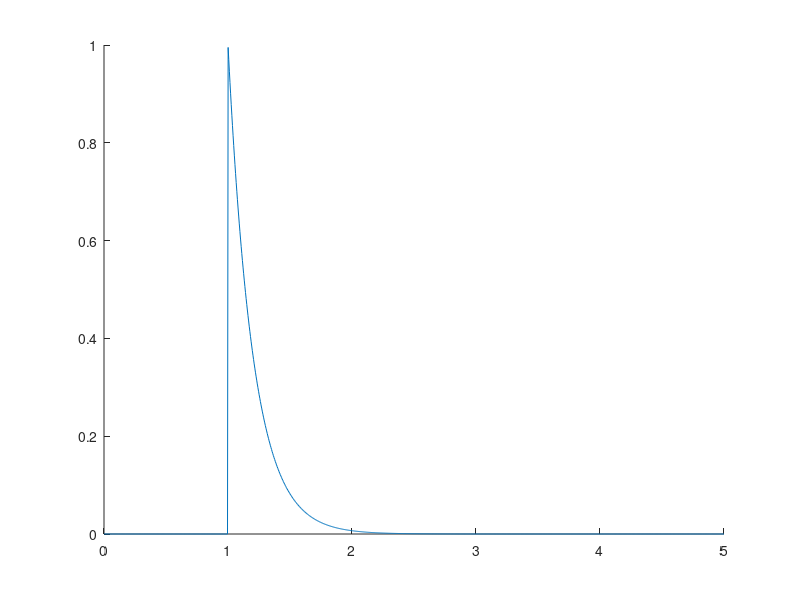
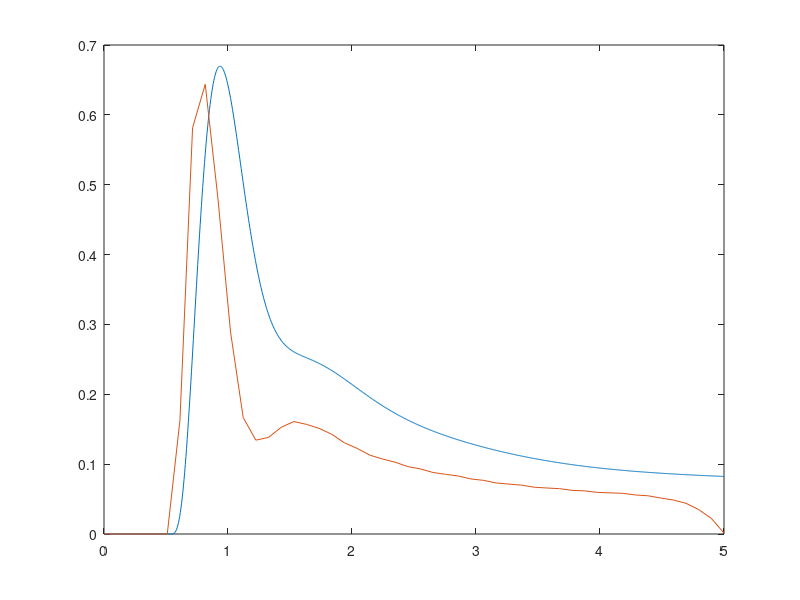

Reproduce these figures in MATLAB, in order. (Note: this script raises an error after producing the figures.)
%% Convolution Function
% Convolution of C with decaying exponential kernel.
%
% $$\int_0^t K^{trans}e^{-k_{ep} \tau} C(t-\tau - t_0) d\tau$$
% 

%% Syntax
%
% * *prototypeConvolution* -- Calling with no arguments runs a demo.
% * g = *prototypeConvolution*(kTrans, kEp, t0, t) -- Typical call.
%       
% 
%% Description
% Implements the convolution of C with decaying exponential kernel, as described in
%       Suyash et al.  The output of this function is a time-series representation of the 
%       pixel intensity over time.  It is also the solution to the first order ODE
%       modeling the flow of tracer from the bloodstream to the tissue and back.
%       
%       Int( C(tau) * exp(t - tau) dtau, 0, t)
% 
% $$e^{\pi i} + 1 = 0$$ 
% 
%   Foo  bar
% 
% $$e^{\pi i} + 1 = 0$$
% 
% 
% # ITEM1
% # ITEM2
% 
% $$\int_0^t K^{trans}e^{-k_{ep} \tau} C(t-\tau) d\tau$$
% 

%%
% 
%
%   Arguments:
%       kTrans      Scale parameter (beta_1)
%       kEp         Shape parameter (1/beta_2)
%       t0          Shift or Delay parameter (beta_3)
%       t           Temporal coordinate vector or Time-points (t)
%
%   Output:
%       g           Pixel intensity time series (g(x,t) in TMI paper)
%

%% Arguments
%  kTrans      Scale parameter (beta_1)
% kEp         Shape parameter (1/beta_2)
% t0          Shift or Delay parameter (beta_3)
% t           Temporal coordinate vector or Time-points (t)
%
%%  Output
% g           Pixel intensity time series (g(x,t) in TMI paper)
%

function prototypeConvolution(~)
    
    if ~nargin, demo, return, end

end


%% Demo
%
function demo
    
    close all

    t = linspace(0,5,1000);
    Cp = breastCp(t);
    
%     figure, plot(t,Cp)
    
    ti = linspace(t(1), t(end), 50);
    dti = ti(2)-ti(1);
    
    t0 = 1;
%     kEp = 5;
%     kTrans = 1/kEp;
    kEp = 5;
    kTrans = 1;
    %kTrans = 1/(1+1/kEp);
    %kTrans = 1/(1 + exp(-kEp*dti))*1/sqrt(2*dti);
    
    %e = kTrans * exp( -kEp*(t - t0) ) .* (t >= t0);
    e = kernel(t, kTrans, kEp, t0);
    hold all; plot(t,e)
    
    E = kernel(t', kTrans, kEp, ti);
    Cpi = breastCp(ti);
    
%     figure('Position', [717   524   560   420])
%     plot(repmat(t',[1 size(E,2)]), bsxfun(@times, E, Cpi)/kTrans)
%     hold all
%     plot(t,Cp)
%     
%     %figure('Position', [717   19   560   420])
%     %plot(ti, sum(bsxfun(@times, E, Cpi)),'-o')
    
%     figure('Position', [717   19   560   420])
%     plot(ti, convolveCWithKernel(t, kTrans, kEp, ti))
    
    
    %hold all
    %plot(ti, convolveCWithKernel(ti, kTrans, kEp, ti),'-o')
    %plot(t, sum(bsxfun(@times, E, Cp)),'-')
    
%     snapnow
    
    
    %% 
    %
    %
    f1 = @(x) breastCp(x);
    f2 = @(x) kernel(x, kTrans, kEp, 0);
    %t = linspace(t(1),t(end),4000);
    q = quadv(@(tau) f2(tau) * f1(t-tau), t(1), t(end));
    
    figure, plot(t,q)
    hold all
    plot(ti, convolveCWithKernel(t, kTrans, kEp, ti)/300)
    
    snapnow
    
    s = zeros(size(t));
    for i=1:length(s)
        s(i) = convolutionFromMaple(t(i), 5, 2, 1);
    end
    figure, plot(t,s)
    ti_old = ti;


    oversample_i = 2;
    oversample_j = 8;
    ti = linspace(ti_old(1),ti_old(end),oversample_i*length(ti_old));
    tj = linspace(ti_old(1),ti_old(end),oversample_j*length(ti_old));
    Cpj = breastCp(tj);
    
    figure
    hold all
    plot(tj,Cpj*10,'LineWidth',5)
    
    for k_ep = logspace(log10(0.01),log10(1000),20);
        KTrans = k_ep;
        si = zeros(size(ti));
        for j=1:length(tj)
            si = si + Cpj(j) * KTrans * convolutionFromMapleVectorized(ti, k_ep, tj(j), oversample_j);
    %         for i=1:length(si)
    %             si(i) = si(i) + Cpi(j) * convolutionFromMaple(ti(i), 2, ti(j), oversample);
    %         end
        end
        plot(ti,si)
    end
    %figure, plot(ti,si)
    
    
    
    convolutionDemo

    '';
end


%%
function convolutionDemo()
    t0 = 0; 
    tf = 5;
    T = 50;

    oversample_i = 8;
    oversample_j = 2;
    
    Ti = oversample_i*T;
    Tj = oversample_j*T;
    
    dt_i = (tf - t0) / (Ti);
    dt_j = (tf - t0) / (Tj);
    
    ti = (0:Ti-1) * dt_i;
    tj = (0:Tj-1) * dt_j;
    
%     ti = linspace(t0, tf, Ti);
%     tj = linspace(t0, tf, Tj);

    Cpi = breastCp(ti);
    
%     dt_i = ti(2) - ti(1);
%     dt_j = tj(2) - tj(1);

    figure
    hold all
    plot(ti, Cpi*10, 'LineWidth', 5)
    
    for k_ep = logspace(log10(0.01), log10(1000), 20);
        KTrans = k_ep;
%         
%         sj = zeros(1,Tj);
%         for i=1:Ti
%             signal_part = convolutionInnerLoop(tj, k_ep, ti(i), oversample_i);
%             sj = sj + Cpi(i) * KTrans * signal_part;
%         end

        %signal = convolutionForC(KTrans, k_ep, ti, tj, Cpi, oversample_i);
        signal = convolutionForC_optimize_2(KTrans, k_ep, dt_i, Ti, dt_j, Tj, Cpi, oversample_i);
        plot(tj, signal)
    end
end
%%



%%%%%%%%%%%%%%%%%%  C    %%%%%%%%%%%%%%%%%%%%%%%%%%%%%
function signal = convolutionForC_optimize_2(KTrans, k_ep, dt_i, Ti, dt_j, Tj, Cpi, samplingRate)
    
    % Interval length
    L = 1/samplingRate;

    % Common subexpressions
    f = k_ep*L;
    a = exp(f);
    ai= 1/a;
    b = ai - 2 + a;
    c = KTrans * samplingRate / (k_ep * k_ep);
    
    % Scale the input function (vector) for the convolution
%     Ci = zeros(1,Ti);
%     for i=1:Ti
%         Ci(i) = c * Cpi(i);
%     end
    dh_i = dt_i/dt_j;
    %fn   = floor(-L/dt_j);
    %fp   = floor( L/dt_j);     % Not same as -floor(L/dt_j)

    L_dt   = L/dt_j;
    
    
    % Compute the convolution
    signal = zeros(1,Tj);
    hi = 0 + Ti*eps(dh_i);
    ti = 0;
    for i = 0:Ti-1
        Ci = c * Cpi(i+1);
        %ti = dt_i * i;
        ti = ti + dt_i;
        hi = hi + dh_i;
        
        %-L/dt_j
        
%         j1 = floor(ti/dt_j) + floor(-L/dt_j);
%         j1 = floor(i*dt_i/dt_j) + floor(-L/dt_j);
        
        
%         j0 = 0;
%         j1 = floor((ti - L)/dt_j);
%         j2 = floor((ti    )/dt_j);
%         j3 = floor((ti + L)/dt_j);
%         j4 = Tj;

        j0 = 0;
        j1 = floor(hi - L_dt);
        j2 = floor(hi);
        j3 = floor(hi + L_dt);
        j4 = Tj;
        
        
        
        for j = 0:Tj-1
            tj = dt_j * j;
            u = tj - ti;

            % Some more common terms
            g = k_ep*u;
            e = exp(-g);
            
            % u <= -L
            % tj - ti <= -L
            %  j*dt_j <= -L + ti
            %       j <= (-L + ti)/dt_j;

            % u <= -L   -->     j <= (ti - L)/dt_j;
            % u <= 0    -->     j <= (ti    )/dt_j;
            % u <= L    -->     j <= (ti + L)/dt_j;
            branch = 0;
            if j <= j1
                branch = 1;
            elseif j <= j2
                branch = 2;
            elseif j <= j3
                branch = 3;
            elseif j <= j4
                branch = 4;
            else
                branch = 5;
            end
                
            s1 = 0;
            s2 = e * ai - 1 + f + g;
            s3 = e * (ai - 2) + 1 + f - g;
            s4 = e * b;
            
            % Fake-branch
            if u < -L
                s = s1;
                otherBranch = 1;
            elseif u < 0 
                s = s2; 
                otherBranch = 2;
            elseif u < L
                s = s3;
                otherBranch = 3;
            else
                s = s4;
                otherBranch = 4;
            end

            if branch ~= otherBranch
                fprintf(['Warning: expected branch %d, was really in %d: ' ...
                'delta=%d, j = %d, (%d,%d,%d,%d,%d), u=%g, L=%g\n'], ...
                otherBranch, branch,branch-otherBranch,j,j0,j1,j2,j3,j4,u,L);
                [s1, s2, s3, s4]./s
            '';
            end
            
            % Accumulate
            signal(j+1) = signal(j+1) + Ci * s;
        end
    end
end
%%%%%%%%%%%%%%%%%%%%%%%%%%%%%%%%%%%%%%%%%%%%%%%%%%%%%
%%


%%
function signal = convolutionForC_optimize_1(KTrans, k_ep, dt_i, Ti, dt_j, Tj, Cpi, samplingRate)
    
    % Interval length
    L = 1/samplingRate;

    % Common subexpressions
    f = k_ep*L;
    a = exp(f);
    ai= 1/a;
    b = ai - 2 + a;
    c = KTrans * samplingRate / (k_ep * k_ep);
    
    % Scale the input function (vector) for the convolution
    Ci = zeros(1,Ti);
    for i=1:Ti
        Ci(i) = c * Cpi(i);
    end

    % Compute the convolution
    signal = zeros(1,Tj);
    for i = 1:Ti
        for j = 1:Tj
            tj = dt_j * j;
            ti = dt_i * i;
            u = tj - ti;

            % Some more common terms
            g = k_ep*u;
            e = exp(-g);
            
            % Fake-branch
            if u <= -L
                s = 0;
            elseif u <= 0 
                s = e * ai - 1 + f + g; 
            elseif u <= L
                s = e * (ai - 2) + 1 + f - g;
            else
                s = e * b;
            end
            
            % Accumulate
            signal(j) = signal(j) + Ci(i) * s;
        end
    end
end
%%





%%
function signal = convolutionForC(KTrans, k_ep, ti, tj, Cpi, samplingRate)
    
    % Interval length
    L = 1/samplingRate;
    
    Ti = numel(ti);
    Tj = numel(tj);

    % Common factors
    a = exp(k_ep*L);
    b = 1/a - 2 + a;
    c = KTrans * samplingRate / (k_ep * k_ep);
    
    % Scale the input function (vector) for the convolution
    Ci = zeros(1,Ti);
    for i=1:Ti
        Ci(i) = c * Cpi(i);
    end

    % Compute the convolution
    signal = zeros(1,Tj);
    for i = 1:Ti
        for j = 1:Tj
            u = tj(j) - ti(i);
            if u <= -L
                s = 0;
            elseif u <= 0 
                s = exp(-k_ep*(L + u)) - 1 + k_ep*(u + L); 
            elseif u <= L
                s = exp(-k_ep*(L + u)) - 2*exp(-k_ep*u) + 1 + k_ep*(L - u);
            else
                s = exp(-k_ep*u) * b;
            end
            signal(j) = signal(j) + Ci(i) * s;
        end
    end
end


%%
function signal = convolutionInnerLoop(t, k_ep, t_0, samplingRate)
    L = 1/samplingRate;
    T = length(t);
    
    a = exp(k_ep*L);
    b = 1/a - 2 + a;
    
    signal = zeros(1,T);
    for j = 1:T
        u = t(j) - t_0;
        if u <= -L
            s = 0;
        elseif u <= 0 
            s = exp(-k_ep*(L + u)) - 1 + k_ep*(u + L); 
        elseif u <= L
            s = exp(-k_ep*(L + u)) - 2*exp(-k_ep*u) + 1 + k_ep*(L - u);
        else
            s = exp(-k_ep*u) * b;
        end
        s = s * samplingRate / (k_ep * k_ep);
        
        signal(j) = s;
    end
end


%%
function s = convolutionFromMapleVectorized(t, k, t_0, oversamplingFactor)
    x = t - t_0;
    L = 1/oversamplingFactor;
    s = zeros(size(t));
    
    ind_1 = (x > -L  &  x <= 0);
    ind_2 = (x >  0  &  x <= L);
    ind_3 = (x > L);
    
    a = exp(k*L);
    %s = exp(-k*x) * (1/a - 2 + a)
    s(ind_1) = exp(-k*(L + x(ind_1))) - 1 + k*(x(ind_1) + L); 
    s(ind_2) = exp(-k*(L + x(ind_2))) - 2*exp(-k*x(ind_2)) + 1 + k*(L - x(ind_2));
    s(ind_3) = exp(-k*x(ind_3)) * (1/a - 2 + a);

    s = s * oversamplingFactor / (k * k);
    
%     if x <= -L
%         s = 0;
%     else
%         if x > L
%             %s = exp(-k*(L + x)) - 2*exp(-k*x) + exp(-k*(-L + x));
%             %s = exp(-k*x) * (exp(-k*L) - 2 + exp(k*L));
%             a = exp(k*L);
%             s = exp(-k*x) * (1/a - 2 + a);
%             %s = exp(-k*x) * sinh(k*L/2)^2;
%         elseif x <= 0
%             s = exp(-k*(L + x)) - 1 + k*(x + L); 
%         elseif x <= L
%             s = exp(-k*(L + x)) - 2*exp(-k*x) + 1 + k*(L - x);
%         end
%         s = s * oversamplingFactor / (k * k);
%     end
end

function s = convolutionFromMaple(t, k, t_0, oversamplingFactor)
    x = t - t_0;
    L = 1/oversamplingFactor;
    if x <= -L
        s = 0;
    else
        if x > L
            %s = exp(-k*(L + x)) - 2*exp(-k*x) + exp(-k*(-L + x));
            %s = exp(-k*x) * (exp(-k*L) - 2 + exp(k*L));
            a = exp(k*L);
            s = exp(-k*x) * (1/a - 2 + a);
            %s = exp(-k*x) * sinh(k*L/2)^2;
        elseif x <= 0
            s = exp(-k*(L + x)) - 1 + k*(x + L); 
        elseif x <= L
            s = exp(-k*(L + x)) - 2*exp(-k*x) + 1 + k*(L - x);
        end
        s = s * oversamplingFactor / (k * k);
    end
end





function s = convolutionFromMapleOld(t, k, n)
    if t <= -1 + n
        s = 0;
    elseif t <= n
        s = (exp(((-1 - t + n) * k)) - 1 + (k * (t - n + 1))) / (k ^ 2); 
    elseif t <= 1 + n
        s = (exp(((-1 - t + n) * k)) - 2 * exp(-(k * (t - n))) + 1 + (k * (1 - t + n))) / (k ^ 2);
    elseif 1 + n < t
        s = (exp(-(k * (t - n - 1))) + exp(((-1 - t + n) * k)) - 2 * exp(-(k * (t - n)))) / (k ^ 2);
    end

%     cg7return = piecewise(
%         t <= -1 + n, 0, 
%         t <= n, (exp(((-1 - t + n) * k)) - 0.1e1 + (k * (t - n + 1))) / (k ^ 2), 
%         t <= 1 + n, (exp(((-1 - t + n) * k)) - 0.2e1 * exp(-(k * (t - n))) + 0.1e1 + (k * (1 - t + n))) / (k ^ 2), 
%         1 + n < t, (exp(-(k * (t - n - 1))) + exp(((-1 - t + n) * k)) - 0.2e1 * exp(-(k * (t - n)))) / (k ^ 2)
%     );
end


%%
%
function e = kernelScalarVersion(t, kTrans, kEp, t0)
    e = kTrans * exp( -kEp*(t - t0) ) .* (t >= t0);
end

function e = kernelAltVersion(t, kTrans, kEp)
    e = kTrans * exp( -kEp*(t) );
end


function e = kernel(t, kTrans, kEp, t0)
    e = kTrans * exp( -kEp*bsxfun(@minus, t, t0) ) .* bsxfun(@ge, t, t0);
end

function g = convolveCWithKernel(t, kTrans, kEp, ti)
    E = kernel(t', kTrans, kEp, ti);
    Cpi = breastCp(ti);
    
    g = sum(bsxfun(@times, E, Cpi));
end

%% Population model for Breast Input function
function Cp = breastCp(t,dt)
    if (nargin < 2) dt = 32/60; end;

    t = 60*t;
    dt = 60*dt;

    alpha = 4.0;

    %Cp = Cps([0.10 dt+48 alpha 20.0 1000.0],t); 

    Cp = Cpg([1.0 dt alpha 5.0],t) + ...
         Cpg([0.2 dt+28 alpha 10.0],t) + ...
         Cpg([0.10 dt+38 alpha 20.0],t) + ...
         Cps([0.10 dt+48 alpha 20.0 1000.0],t);

    Cp = 5.0*Cp;

end

% param(1) = Cp0
% param(2) = Delta
% param(3) = alpha
% param(4) = tau
%
function f = Cpg(param,t)

    Cp0 = abs(param(1));
    Delta = param(2);
    alpha = max(abs(param(3)),1);
    tau = abs(param(4));

    tprime = t-Delta;

    alphaprime = alpha-1;
    norm = exp(-alphaprime)*(tau*alphaprime)^alphaprime;

    if (length(t) == 1)
        if (t < Delta) 
            f = 0;
        else
            f = (Cp0/norm)*(tprime^alphaprime)*exp(-tprime/tau);
        end;
    else
        idx = find(t>=Delta);
        f = zeros(size(t));
        f(idx) = (Cp0/norm)*(tprime(idx).^alphaprime).*exp(-tprime(idx)/tau);
    end;

end

% param(1) = Cp0
% param(2) = delta
% param(3) = alpha
% param(4) = tau
% param(5) = T
%
function f = Cps(param,t)

    Cp0 = abs(param(1));
    Delta = param(2);
    alpha = max(abs(param(3)),1);
    tau = abs(param(4));
    T = abs(param(5));

    tprime = t-Delta;

    norm = gamma(alpha);

    xi = 1/tau-1/T;
    gam = norm;

    if (length(t) == 1)
        if (t < Delta) 
            f = 0;
        else
            f = (Cp0/norm)*gam*exp(-tprime/T)*gammaincc(xi*tprime,alpha);
        end;
    else
        idx = find(t>=Delta);
        f = zeros(size(t));
        f(idx) = (Cp0/norm)*gam*exp(-tprime(idx)/T).*gammaincc(xi*tprime(idx),alpha);
    end;

end

%% Corrected gammainc?
function y = gammaincc(x, a)
    y = gammainc(x, a);
end
